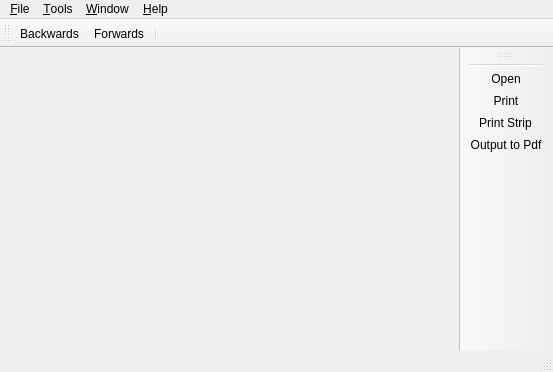
<?xml version="1.0" encoding="UTF-8"?>
<ui version="4.0">
 <class>MainWindow</class>
 <widget class="QMainWindow" name="MainWindow">
  <property name="geometry">
   <rect>
    <x>0</x>
    <y>0</y>
    <width>553</width>
    <height>372</height>
   </rect>
  </property>
  <widget class="QWidget" name="centralwidget"/>
  <widget class="QMenuBar" name="menubar">
   <property name="geometry">
    <rect>
     <x>0</x>
     <y>0</y>
     <width>553</width>
     <height>21</height>
    </rect>
   </property>
   <widget class="QMenu" name="menu_File">
    <property name="title">
     <string>&amp;File</string>
    </property>
    <addaction name="action_Open"/>
    <addaction name="action_Print"/>
    <addaction name="action_Print_Strip"/>
    <addaction name="actionOutput_to_Pdf"/>
    <addaction name="separator"/>
    <addaction name="actionE_xit"/>
    <addaction name="separator"/>
   </widget>
   <widget class="QMenu" name="menu_Tools">
    <property name="title">
     <string>&amp;Tools</string>
    </property>
    <addaction name="actionBackwards"/>
    <addaction name="actionForwards"/>
   </widget>
   <widget class="QMenu" name="menu_Help">
    <property name="title">
     <string>&amp;Help</string>
    </property>
    <addaction name="actionAbout"/>
    <addaction name="actionTest1"/>
    <addaction name="actionTest2"/>
    <addaction name="actionTest3"/>
   </widget>
   <widget class="QMenu" name="menu_Window">
    <property name="title">
     <string>&amp;Window</string>
    </property>
    <addaction name="action_Close"/>
    <addaction name="actionClose_All"/>
    <addaction name="separator"/>
    <addaction name="action_Tile"/>
    <addaction name="actionCascade"/>
    <addaction name="separator"/>
    <addaction name="action_Next"/>
    <addaction name="action_Previous"/>
   </widget>
   <addaction name="menu_File"/>
   <addaction name="menu_Tools"/>
   <addaction name="menu_Window"/>
   <addaction name="menu_Help"/>
  </widget>
  <widget class="QStatusBar" name="statusbar"/>
  <widget class="QToolBar" name="toolBarFile">
   <attribute name="toolBarArea">
    <enum>RightToolBarArea</enum>
   </attribute>
   <attribute name="toolBarBreak">
    <bool>false</bool>
   </attribute>
   <addaction name="separator"/>
   <addaction name="action_Open"/>
   <addaction name="action_Print"/>
   <addaction name="action_Print_Strip"/>
   <addaction name="actionOutput_to_Pdf"/>
  </widget>
  <widget class="QToolBar" name="toolBarView">
   <property name="windowTitle">
    <string>toolBar</string>
   </property>
   <attribute name="toolBarArea">
    <enum>TopToolBarArea</enum>
   </attribute>
   <attribute name="toolBarBreak">
    <bool>false</bool>
   </attribute>
   <addaction name="actionBackwards"/>
   <addaction name="actionForwards"/>
   <addaction name="separator"/>
  </widget>
  <action name="action_Open">
   <property name="icon">
    <iconset resource="mdi.qrc">
     <normaloff>:/out/images/open.png</normaloff>:/out/images/open.png</iconset>
   </property>
   <property name="text">
    <string>&amp;Open</string>
   </property>
   <property name="shortcut">
    <string>Ctrl+O</string>
   </property>
  </action>
  <action name="action_Print">
   <property name="icon">
    <iconset resource="mdi.qrc">
     <normaloff>:/out/images/print.png</normaloff>:/out/images/print.png</iconset>
   </property>
   <property name="text">
    <string>&amp;Print</string>
   </property>
   <property name="shortcut">
    <string>Ctrl+P</string>
   </property>
  </action>
  <action name="actionOutput_to_Pdf">
   <property name="icon">
    <iconset resource="mdi.qrc">
     <normaloff>:/out/images/printPDF.png</normaloff>:/out/images/printPDF.png</iconset>
   </property>
   <property name="text">
    <string>Output to Pdf</string>
   </property>
  </action>
  <action name="actionE_xit">
   <property name="icon">
    <iconset resource="mdi.qrc">
     <normaloff>:/out/images/Exit.png</normaloff>:/out/images/Exit.png</iconset>
   </property>
   <property name="text">
    <string>E&amp;xit</string>
   </property>
   <property name="shortcut">
    <string>Ctrl+Q</string>
   </property>
  </action>
  <action name="actionBackwards">
   <property name="icon">
    <iconset resource="mdi.qrc">
     <normaloff>:/out/images/left2.png</normaloff>:/out/images/left2.png</iconset>
   </property>
   <property name="text">
    <string>Backwards</string>
   </property>
  </action>
  <action name="actionForwards">
   <property name="icon">
    <iconset resource="mdi.qrc">
     <normaloff>:/out/images/right2.png</normaloff>:/out/images/right2.png</iconset>
   </property>
   <property name="text">
    <string>Forwards</string>
   </property>
  </action>
  <action name="actionAbout">
   <property name="text">
    <string>About</string>
   </property>
  </action>
  <action name="actionTest1">
   <property name="text">
    <string>Debug Test 1</string>
   </property>
   <property name="shortcut">
    <string>Ctrl+Alt+1</string>
   </property>
  </action>
  <action name="actionTest2">
   <property name="text">
    <string>Debug Test 2</string>
   </property>
   <property name="shortcut">
    <string>Ctrl+Alt+2</string>
   </property>
  </action>
  <action name="actionTest3">
   <property name="text">
    <string>Debug Test 3</string>
   </property>
   <property name="shortcut">
    <string>Ctrl+Alt+3</string>
   </property>
  </action>
  <action name="action_Close">
   <property name="text">
    <string>&amp;Close</string>
   </property>
   <property name="shortcut">
    <string>Ctrl+F4</string>
   </property>
  </action>
  <action name="actionClose_All">
   <property name="text">
    <string>Close &amp;All</string>
   </property>
  </action>
  <action name="action_Tile">
   <property name="text">
    <string>&amp;Tile</string>
   </property>
  </action>
  <action name="actionCascade">
   <property name="text">
    <string>Cascade</string>
   </property>
  </action>
  <action name="action_Next">
   <property name="text">
    <string>&amp;Next</string>
   </property>
  </action>
  <action name="action_Previous">
   <property name="text">
    <string>&amp;Previous</string>
   </property>
  </action>
  <action name="action_8_Second_Strip">
   <property name="checkable">
    <bool>true</bool>
   </property>
   <property name="text">
    <string>&amp;8 Second Strip</string>
   </property>
  </action>
  <action name="action_Full_Disclosure">
   <property name="checkable">
    <bool>true</bool>
   </property>
   <property name="text">
    <string>&amp;Full Disclosure</string>
   </property>
  </action>
  <action name="action_Print_Strip">
   <property name="icon">
    <iconset resource="mdi.qrc">
     <normaloff>:/out/images/print_strip.png</normaloff>:/out/images/print_strip.png</iconset>
   </property>
   <property name="text">
    <string>&amp;Print Strip</string>
   </property>
   <property name="shortcut">
    <string>Ctrl+P</string>
   </property>
  </action>
 </widget>
 <resources>
  <include location="mdi.qrc"/>
 </resources>
 <connections/>
</ui>
